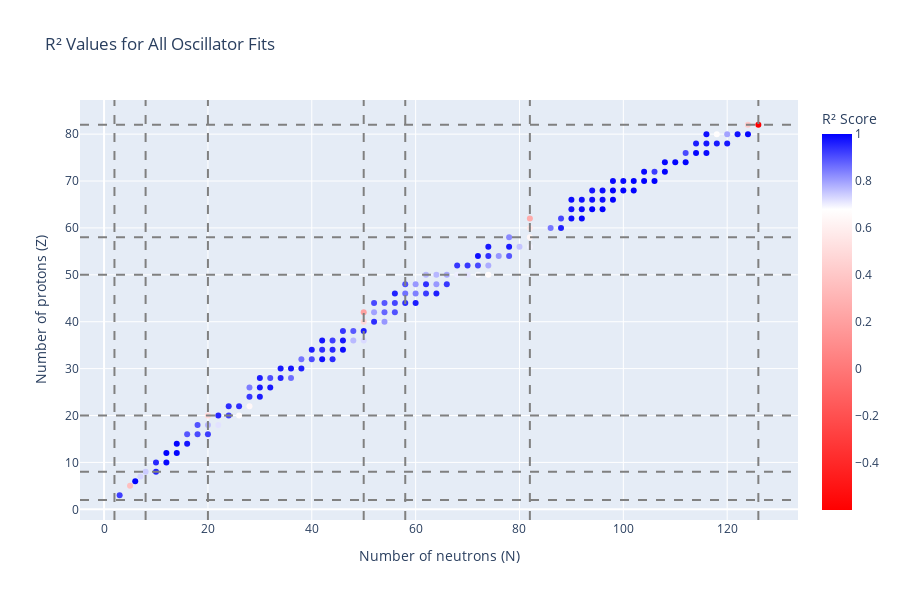

The notebook cell this image was saved under:
### Code cell
df_to_plot = merged

fig = px.scatter(df_to_plot.groupby(by=df_to_plot.index).head(1).reset_index(), 
          # x='a', 
          x='n',
          y='z', 
          color='r2',
          title='R² Values for All Oscillator Fits',
          # labels={'z': 'Number of protons (Z)', 'a': 'Weight (A)', 'r2': 'R² Score'},
          labels={'z': 'Number of protons (Z)', 'n': 'Number of neutrons (N)', 'r2': 'R² Score'},
          color_continuous_scale=[(0, 'red'), (0.8, 'white'), (1, 'blue')],
          height=600)


magic_numbers_n = [2, 8, 20, 50, 58, 82, 126]
magic_numbers_z = [2, 8, 20, 50, 58, 82]

for i, m in enumerate(magic_numbers_n):
    fig.add_vline(x=m, line_dash="dash", line_color="gray", name="Magic numbers" if i==0 else None)

for i, m in enumerate(magic_numbers_z):
    fig.add_hline(y=m, line_dash="dash", line_color="gray")

fig.show()

### Figure 1 — Plotly figure (JSON) as saved in the notebook; plotly's stock layout.template omitted (floating-point values rounded to 4 significant figures; data arrays with more than 128 entries replaced by an {"elided": "..."} marker saying what was removed)
{"data": [{"hovertemplate": "Number of neutrons (N)=%{x}<br>Number of protons (Z)=%{y}<br>R² Score=%{marker.color}<extra></extra>", "legendgroup": "", "marker": {"color": {"elided": "142 float values"}, "coloraxis": "coloraxis", "symbol": "circle"}, "mode": "markers", "name": "", "orientation": "v", "showlegend": false, "type": "scatter", "x": {"elided": "142 int values"}, "xaxis": "x", "y": {"elided": "142 int values"}, "yaxis": "y"}], "layout": {"coloraxis": {"colorbar": {"title": {"text": "R² Score"}}, "colorscale": [[0, "red"], [0.8, "white"], [1, "blue"]]}, "height": 600, "legend": {"tracegroupgap": 0}, "shapes": [{"line": {"color": "gray", "dash": "dash"}, "name": "Magic numbers", "type": "line", "x0": 2, "x1": 2, "xref": "x", "y0": 0, "y1": 1, "yref": "y domain"}, {"line": {"color": "gray", "dash": "dash"}, "type": "line", "x0": 8, "x1": 8, "xref": "x", "y0": 0, "y1": 1, "yref": "y domain"}, {"line": {"color": "gray", "dash": "dash"}, "type": "line", "x0": 20, "x1": 20, "xref": "x", "y0": 0, "y1": 1, "yref": "y domain"}, {"line": {"color": "gray", "dash": "dash"}, "type": "line", "x0": 50, "x1": 50, "xref": "x", "y0": 0, "y1": 1, "yref": "y domain"}, {"line": {"color": "gray", "dash": "dash"}, "type": "line", "x0": 58, "x1": 58, "xref": "x", "y0": 0, "y1": 1, "yref": "y domain"}, {"line": {"color": "gray", "dash": "dash"}, "type": "line", "x0": 82, "x1": 82, "xref": "x", "y0": 0, "y1": 1, "yref": "y domain"}, {"line": {"color": "gray", "dash": "dash"}, "type": "line", "x0": 126, "x1": 126, "xref": "x", "y0": 0, "y1": 1, "yref": "y domain"}, {"line": {"color": "gray", "dash": "dash"}, "type": "line", "x0": 0, "x1": 1, "xref": "x domain", "y0": 2, "y1": 2, "yref": "y"}, {"line": {"color": "gray", "dash": "dash"}, "type": "line", "x0": 0, "x1": 1, "xref": "x domain", "y0": 8, "y1": 8, "yref": "y"}, {"line": {"color": "gray", "dash": "dash"}, "type": "line", "x0": 0, "x1": 1, "xref": "x domain", "y0": 20, "y1": 20, "yref": "y"}, {"line": {"color": "gray", "dash": "dash"}, "type": "line", "x0": 0, "x1": 1, "xref": "x domain", "y0": 50, "y1": 50, "yref": "y"}, {"line": {"color": "gray", "dash": "dash"}, "type": "line", "x0": 0, "x1": 1, "xref": "x domain", "y0": 58, "y1": 58, "yref": "y"}, {"line": {"color": "gray", "dash": "dash"}, "type": "line", "x0": 0, "x1": 1, "xref": "x domain", "y0": 82, "y1": 82, "yref": "y"}], "title": {"text": "R² Values for All Oscillator Fits"}, "xaxis": {"anchor": "y", "domain": [0, 1], "title": {"text": "Number of neutrons (N)"}}, "yaxis": {"anchor": "x", "domain": [0, 1], "title": {"text": "Number of protons (Z)"}}}}
